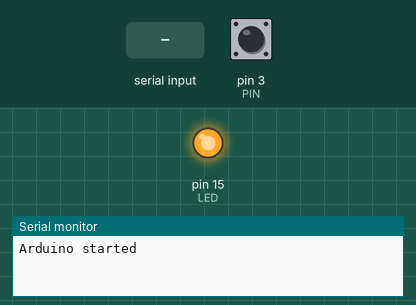
This sketch was run on a simulated Arduino Leonardo, built with avr-gcc and run on an emulated ATmega32U4. Parts: output pins drawn as LEDs (lit = HIGH), the last lines printed to the serial monitor. Inputs (shaded band) come from the test bench; at power-on: pin 3 (PIN) HIGH. USB keyboard and mouse output is not drawn.

Above: at 1.2 s.
1.3 s: "3" received over Serial
4.3 s: pin 3 (PIN) pulled LOW for 3.2 s
At 4.8 s:
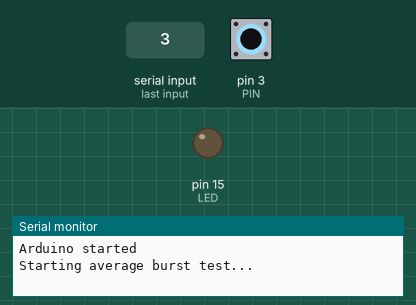
9.1 s: pin 3 (PIN) pulled LOW for 0.15 s
At 9.6 s:
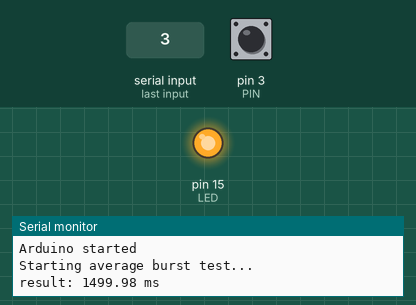
Timing chart, 0 to 12.1 s (numbered marks = the images above; inputs shaded):
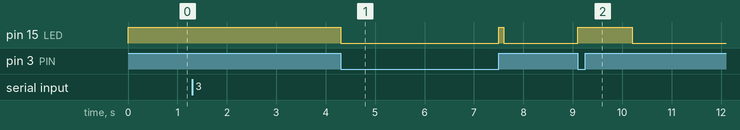

The sketch:

latencytest.ino
```cpp
#include "Mouse.h"

#define PIN  3
#define LED  15
#define ON 0
#define OFF 1
long counter;

bool keypress;

void setup() {
  pinMode(PIN, INPUT_PULLUP);
  pinMode(LED, OUTPUT);
  // open the serial port:
  Serial.begin(9600);
  // initialize control over mouse:
  Mouse.begin();
  Serial.println("Arduino started");
  counter = millis();
  keypress = false;
}

void loop() {
  // put your main code here, to run repeatedly:
  int state = digitalRead(PIN);
  digitalWrite(LED, state);


  if (Serial.available() > 0) {
    // get incoming byte:
    char inByte = Serial.read();
    if (inByte == '1') {
      long result = test();
      float res = result;
      res = res / 1000;
      Serial.print("result: ");
      Serial.print(res);
      Serial.println(" ms");

    }
    else if (inByte == '2') {
      delay(3000);
      long result = test();
      float res = result;
      res = res / 1000;
      Serial.print("result: ");
      Serial.print(res);
      Serial.println(" ms");

    }
    else if (inByte == '3') {
      Serial.println("Starting average burst test...");
      delay(3000);
      int nr = 5;
      long total = 0;
      for (int i = 0; i<5; i++) {
        long result = test();
        float res = result;
        res = res / 1000;
        Serial.print("result: ");
        Serial.print(res);
        Serial.println(" ms");
        total = total + result;
        delay(1000);
      }
      float res = total;
      res = res / 1000;
      res = res / nr;
      Serial.print("Average result: ");
      Serial.print(res);
      Serial.println(" ms");

    }
    else if (inByte == '4') {
      Serial.println("Starting mspaint test...");
      delay(3000);
      int nr = 10;
      long total = 0;
      for (int i = 0; i<nr; i++) {
        Mouse.press(MOUSE_LEFT);
        delay(100);
        Mouse.release(MOUSE_LEFT);
        delay(100);
        long result = testRight();
        float res = result;
        res = res / 1000;
        Serial.print("result: ");
        Serial.print(res);
        Serial.println(" ms");
        total = total + result;

      }
      float res = total;
      res = res / 1000;
      res = res / nr;
      Serial.print("Average result: ");
      Serial.print(res);
      Serial.println(" ms");

    }
    else {
      Serial.println("Type 1 for test, 2 delay start, 3 = 5 burst test, 4 = mspaint test");
    }

  }
  delay(100);


}

long test() {
  long result;
  long stoptime = 0;
  // wait for sensor to be HIGH
  while (!digitalRead(PIN) ) {
    digitalWrite(LED,ON);
  }
  digitalWrite(LED,OFF);
  delay(100);
  digitalWrite(LED,ON);
  long starttime = micros();
  Mouse.press(MOUSE_LEFT);
  while (digitalRead(PIN)) {

  }
  stoptime = micros();
  digitalWrite(LED,OFF);
  Mouse.release(MOUSE_LEFT);
  result = stoptime - starttime;
  return result;
}
long testRight() {
  long result;
  long stoptime = 0;
  // wait for sensor to be HIGH
  while (!digitalRead(PIN) ) {
    digitalWrite(LED,ON);
  }
  digitalWrite(LED,OFF);
  delay(100);
  digitalWrite(LED,ON);
  long starttime = micros();
  Mouse.press(MOUSE_RIGHT);
  while (digitalRead(PIN)) {

  }
  stoptime = micros();
  digitalWrite(LED,OFF);
  Mouse.release(MOUSE_RIGHT);
  result = stoptime - starttime;
  return result;
}
```

Measured:
- after the input at 4.3 s, pin 15 (LED): HIGH → LOW after 0.00 s instead of 0.10 s
- after the input at 9.1 s, pin 15 (LED): LOW → HIGH at once, → LOW 1.1 s later
